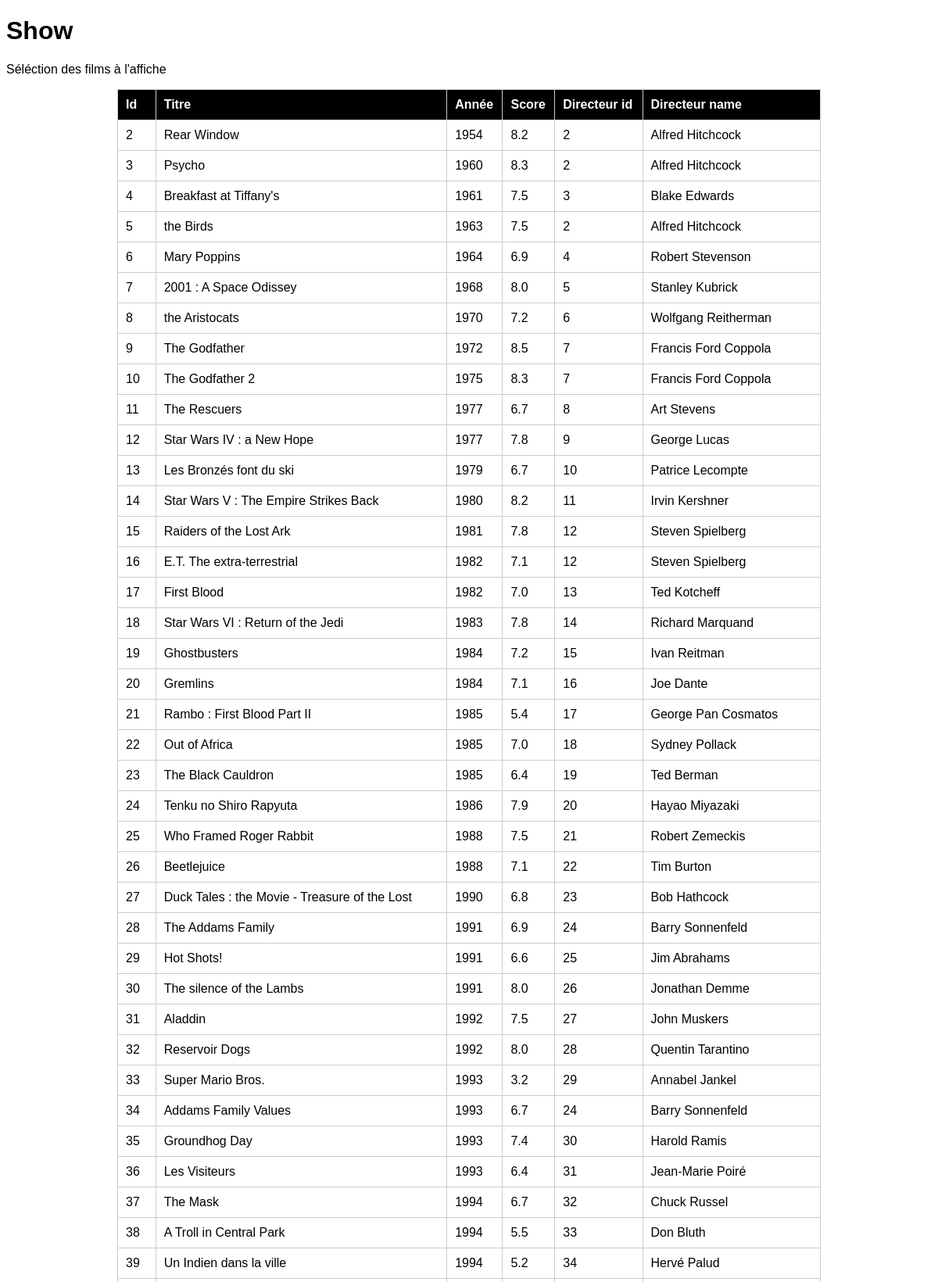
The page / (upper part) on the database its author committed.
### tables this page shows
CREATE TABLE `film` (
  `id` int(11) unsigned NOT NULL AUTO_INCREMENT,
  `id_director` int(11) unsigned DEFAULT NULL,
  `id_previous` int(11) unsigned DEFAULT NULL,
  `title` varchar(45) NOT NULL,
  `title_fr` varchar(45) NOT NULL,
  `year` year(4) NOT NULL,
  `score` decimal(3,1) DEFAULT NULL,
  PRIMARY KEY (`id`)
);

CREATE TABLE `director` (
  `id` int(11) unsigned NOT NULL AUTO_INCREMENT,
  `name` varchar(45) NOT NULL,
  PRIMARY KEY (`id`),
  UNIQUE KEY `name` (`name`)
);

### class/App/Layout.class.php (called while the page is built, shortened)
<?php
class Layout {
	private $name;
	public function setName($name) : Layout {
		$this->name = $name;
		return $this;
	}
	public function render($name, $params=[]) {
	    $view = 'views/' . $name . '.view.php';
		extract($params);
        require $view;
        $content = ob_get_clean();
		require $this->name;
;		return ob_get_clean() . "\n";
	}
}

### class/App/Utils/DB.class.php (called while the page is built, shortened)
<?php
class DB{
    private $dbh;
    private $stmt;
    public function __construct(){
        $dsn = "mysql:host=".MYSQL_HOST.";dbname=".MYSQL_DB;
        $options = array(
            PDO::ATTR_PERSISTENT    => true,
            PDO::ATTR_ERRMODE       => PDO::ERRMODE_EXCEPTION
        );
        try{
            $this->dbh = new PDO($dsn, MYSQL_USER, MYSQL_PWD, $options);
        }
        catch (PDOException $e){
            $this->error = $e->getMessage();
        }
    }
    public function query($query){
        $this->stmt = $this->dbh->prepare($query);
    }
    public function execute() {
        $res = $this->stmt->execute();
        $this->qError = $this->dbh->errorInfo();
        return $res;
    }
    public function result($class){
        $this->execute();
        return $this->stmt->fetchAll(PDO::FETCH_CLASS|PDO::FETCH_PROPS_LATE, $class);
    }
}

### class/App/Controller/HomeController.class.php (called while the page is built, shortened)
<?php
class HomeController {
	public function show() : array {
	    $db = new DB();
	    $db->query('SELECT * FROM film');
	    $res = $db->result('App\Entity\Movie');
        return [
            'site',
            [
                'title' => 'Show',
                'text' => 'Séléction des films à l\'affiche',
                'films' => $res,
            ]
        ];
	}
}

### index.php (called while the page is built, shortened)
<?php
$site = new Site();
$site->run();

### class/App/Entity/Movie.class.php (called while the page is built, shortened)
<?php
class Movie
{
    private $title;
    private $year;
    private $score;
    private $id;
    private $id_director;
    public function getDirectorByMovie()
    {
        $db = new DB();
        $db->query('SELECT name FROM director JOIN film ON film.id_director=director.id WHERE film.id = ' . $this->id);
        $res = $db->result('App\Entity\Director');
        $director = $res[0]->name;
        return $director;
    }
    public function getScore()
    {
        return $this->score;
    }
    public function getId()
    {
        return $this->id;
    }
    public function getIdDirector()
    {
        return $this->id_director;
    }
    public function getTitle(): string
    {
        return $this->title;
    }
    public function getYear(): int
    {
        return $this->year;
    }
}

### views/site.view.php (the view)
<h1><?= $title ?></h1>
<p><?= $text ?></p>
<table align="center">
    <thead>
    <tr>
        <th>Id</th>
        <th>Titre</th>
        <th>Année</th>
        <th>Score</th>
        <th>Directeur id</th>
        <th>Directeur name</th>
    </tr>
    </thead>
    <tbody>
    <?php foreach ($films as $film): ?>
        <tr>
            <td><?= $film->getId() ?></td>
            <td><?= $film->getTitle() ?></td>
            <td><?= $film->getYear() ?></td>
            <td><?= $film->getScore() ?></td>
            <td><?= $film->getIdDirector() ?></td>
            <td><?= $film->getDirectorByMovie() ?></td>
        </tr>
    <?php endforeach; ?>
    </tbody>
</table>

### class/App/Site.class.php (shortened to what this page needs)
<?php
class Site {
	private $req;
	private $layout;
	public function __construct() {
		$this->layout = new Layout('views/layout.view.php');
		$this->req = new HTTPRequest();
	}
	public function run() : void {
		list($name, $action) = Router::getController($this->req);
		if (!empty($name) && !empty($action)) {
            $ctrl = new $class();
            list($view, $params) = $ctrl->{$action}();
            echo $this->layout->render($view, $params);
        } else {
            echo $this->layout->render('404');
        }
	}
}

### views/layout.view.php (shortened to what this page needs)
<!DOCTYPE html>
<html lang="fr">
<head>
    <link rel="stylesheet" href="../css/home.css" type="text/css;">
<body>
<?= $content ?>
</body>
</html>

### css/home.css (style rules this page uses)
*, *::before, *::after { box-sizing: border-box; }
body { font-family: sans-serif; }
table { width: 900px; border-collapse: collapse; }
th, td, tr { padding: 10px; text-align: left; border: solid 1px #CCC; }
th { background-color: black; color: #ffffff; }

### rows shown on the page
film: id "2", title "Rear Window", year "1954", score "8.2", id_director "2", id.name "Alfred Hitchcock"
film: id "3", title "Psycho", year "1960", score "8.3", id_director "2", id.name "Alfred Hitchcock"
film: id "4", title "Breakfast at Tiffany's", year "1961", score "7.5", id_director "3", id.name "Blake Edwards"
film: id "5", title "the Birds", year "1963", score "7.5", id_director "2", id.name "Alfred Hitchcock"
film: id "6", title "Mary Poppins", year "1964", score "6.9", id_director "4", id.name "Robert Stevenson"
film: id "7", title "2001 : A Space Odissey", year "1968", score "8.0", id_director "5", id.name "Stanley Kubrick"
film: id "8", title "the Aristocats", year "1970", score "7.2", id_director "6", id.name "Wolfgang Reitherman"
film: id "9", title "The Godfather", year "1972", score "8.5", id_director "7", id.name "Francis Ford Coppola"
film: id "10", title "The Godfather 2", year "1975", score "8.3", id_director "7", id.name "Francis Ford Coppola"
film: id "11", title "The Rescuers", year "1977", score "6.7", id_director "8", id.name "Art Stevens"
film: id "12", title "Star Wars IV : a New Hope", year "1977", score "7.8", id_director "9", id.name "George Lucas"
film: id "13", title "Les Bronzés font du ski", year "1979", score "6.7", id_director "10", id.name "Patrice Lecompte"
film: id "14", title "Star Wars V : The Empire Strikes Back", year "1980", score "8.2", id_director "11", id.name "Irvin Kershner"
film: id "15", title "Raiders of the Lost Ark", year "1981", score "7.8", id_director "12", id.name "Steven Spielberg"
film: id "16", title "E.T. The extra-terrestrial", year "1982", score "7.1", id_director "12", id.name "Steven Spielberg"
film: id "17", title "First Blood", year "1982", score "7.0", id_director "13", id.name "Ted Kotcheff"
film: id "18", title "Star Wars VI : Return of the Jedi", year "1983", score "7.8", id_director "14", id.name "Richard Marquand"
film: id "19", title "Ghostbusters", year "1984", score "7.2", id_director "15", id.name "Ivan Reitman"
film: id "20", title "Gremlins", year "1984", score "7.1", id_director "16", id.name "Joe Dante"
film: id "21", title "Rambo : First Blood Part II", year "1985", score "5.4", id_director "17", id.name "George Pan Cosmatos"
film: id "22", title "Out of Africa", year "1985", score "7.0", id_director "18", id.name "Sydney Pollack"
film: id "23", title "The Black Cauldron", year "1985", score "6.4", id_director "19", id.name "Ted Berman"
film: id "24", title "Tenku no Shiro Rapyuta", year "1986", score "7.9", id_director "20", id.name "Hayao Miyazaki"
film: id "25", title "Who Framed Roger Rabbit", year "1988", score "7.5", id_director "21", id.name "Robert Zemeckis"
film: id "26", title "Beetlejuice", year "1988", score "7.1", id_director "22", id.name "Tim Burton"
film: id "27", title "Duck Tales : the Movie - Treasure of the Lost", year "1990", score "6.8", id_director "23", id.name "Bob Hathcock"
film: id "28", title "The Addams Family", year "1991", score "6.9", id_director "24", id.name "Barry Sonnenfeld"
film: id "29", title "Hot Shots!", year "1991", score "6.6", id_director "25", id.name "Jim Abrahams"
film: id "30", title "The silence of the Lambs", year "1991", score "8.0", id_director "26", id.name "Jonathan Demme"
film: id "31", title "Aladdin", year "1992", score "7.5", id_director "27", id.name "John Muskers"
film: id "32", title "Reservoir Dogs", year "1992", score "8.0", id_director "28", id.name "Quentin Tarantino"
film: id "33", title "Super Mario Bros.", year "1993", score "3.2", id_director "29", id.name "Annabel Jankel"
film: id "34", title "Addams Family Values", year "1993", score "6.7", id_director "24", id.name "Barry Sonnenfeld"
film: id "35", title "Groundhog Day", year "1993", score "7.4", id_director "30", id.name "Harold Ramis"
film: id "36", title "Les Visiteurs", year "1993", score "6.4", id_director "31", id.name "Jean-Marie Poiré"
film: id "37", title "The Mask", year "1994", score "6.7", id_director "32", id.name "Chuck Russel"
film: id "38", title "A Troll in Central Park", year "1994", score "5.5", id_director "33", id.name "Don Bluth"
film: id "39", title "Un Indien dans la ville", year "1994", score "5.2", id_director "34", id.name "Hervé Palud"

### other values the page prints
$title "Show"
$text "Séléction des films à l'affiche"
